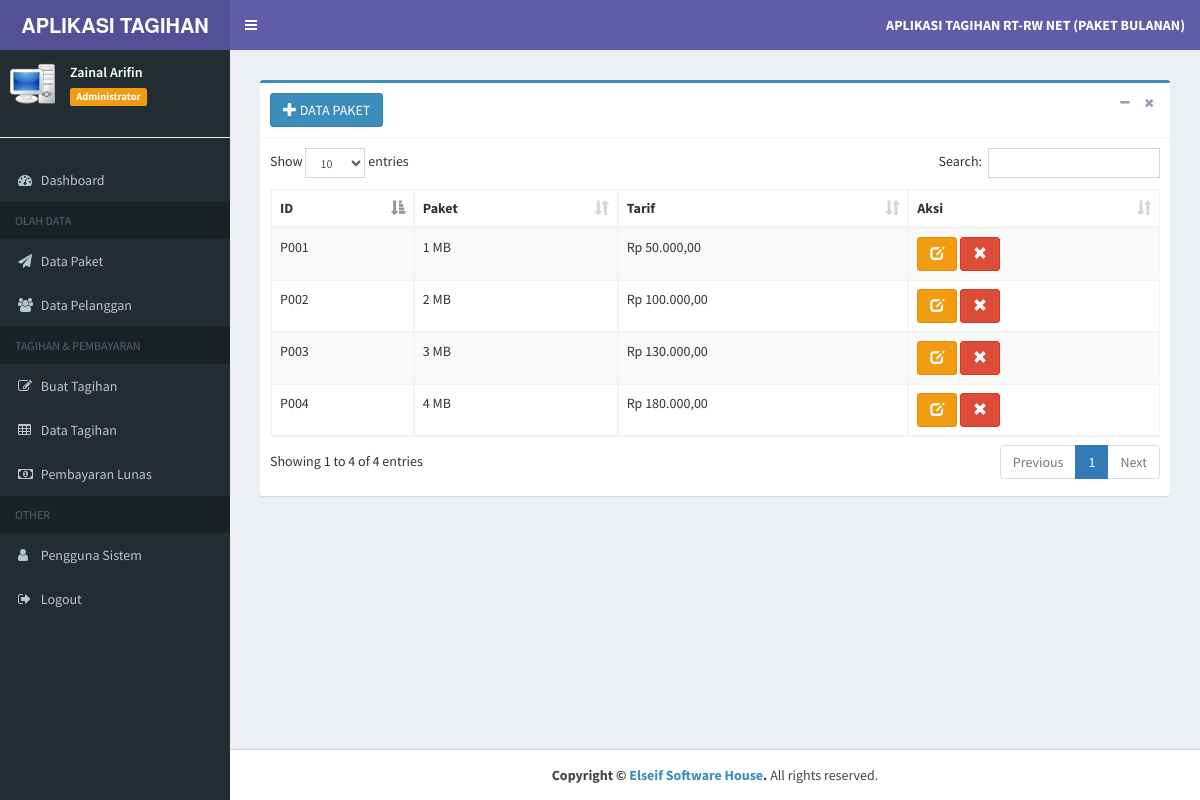
Screenshot of /index.php?page=data-paket (signed in) with the database file from the repository.
### tables this page shows
CREATE TABLE `tb_paket` (
  `id_paket` varchar(6) NOT NULL,
  `paket` varchar(20) NOT NULL,
  `tarif` int(11) NOT NULL
);

### inc/rupiah.php (called while the page is built)
<?php
function rupiah($angka){
	$hasil_rupiah = "Rp " . number_format($angka,2,',','.');
	return $hasil_rupiah;
}

### admin/paket/data_paket.php (the view)
<section class="content">
	<div class="box box-primary">
		<div class="box-header with-border">
			<a href="?page=add-paket" title="Tambah Data" class="btn btn-primary">
				<i class="glyphicon glyphicon-plus"></i> DATA PAKET</a>
			<div class="box-tools pull-right">
				<button type="button" class="btn btn-box-tool" data-widget="collapse">
					<i class="fa fa-minus"></i>
				</button>
				<button type="button" class="btn btn-box-tool" data-widget="remove">
					<i class="fa fa-remove"></i>
				</button>
			</div>
		</div>
		<div class="box-body">
			<div class="table-responsive">
				<table id="example1" class="table table-bordered table-striped">
					<thead>
						<tr>
							<th>ID</th>
							<th>Paket</th>
							<th>Tarif</th>
							<th>Aksi</th>
						</tr>
					</thead>
					<tbody>
						<?php
						$sql = $koneksi->query("SELECT * from tb_paket");
						while ($data= $sql->fetch_assoc()) {
						?>
						<tr>
							<td>
								<?php echo $data['id_paket']; ?>
							</td>
							<td>
								<?php echo $data['paket']; ?>
							</td>
							<td>
								<?php echo rupiah($data['tarif']); ?>
							</td>
							<td>
								<a href="?page=edit-paket&kode=<?php echo $data['id_paket']; ?>" title="Ubah"
								 class="btn btn-warning">
									<i class="glyphicon glyphicon-edit"></i>
								</a>
								<a href="?page=del-paket&kode=<?php echo $data['id_paket']; ?>" onclick="return confirm('Yakin Hapus Data Ini ?')"
								 title="Hapus" class="btn btn-danger">
									<i class="glyphicon glyphicon-remove"></i>
							</td>
						</tr>
						<?php
                  }
                ?>
					</tbody>
				</table>
			</div>
		</div>
	</div>
</section>

### rows the page displays
tb_paket: id_paket "P001", paket "1 MB", tarif "Rp 50.000,00"
tb_paket: id_paket "P002", paket "2 MB", tarif "Rp 100.000,00"
tb_paket: id_paket "P003", paket "3 MB", tarif "Rp 130.000,00"
tb_paket: id_paket "P004", paket "4 MB", tarif "Rp 180.000,00"

### other values shown
$data_nama "Zainal Arifin"
$data_level "Administrator"
